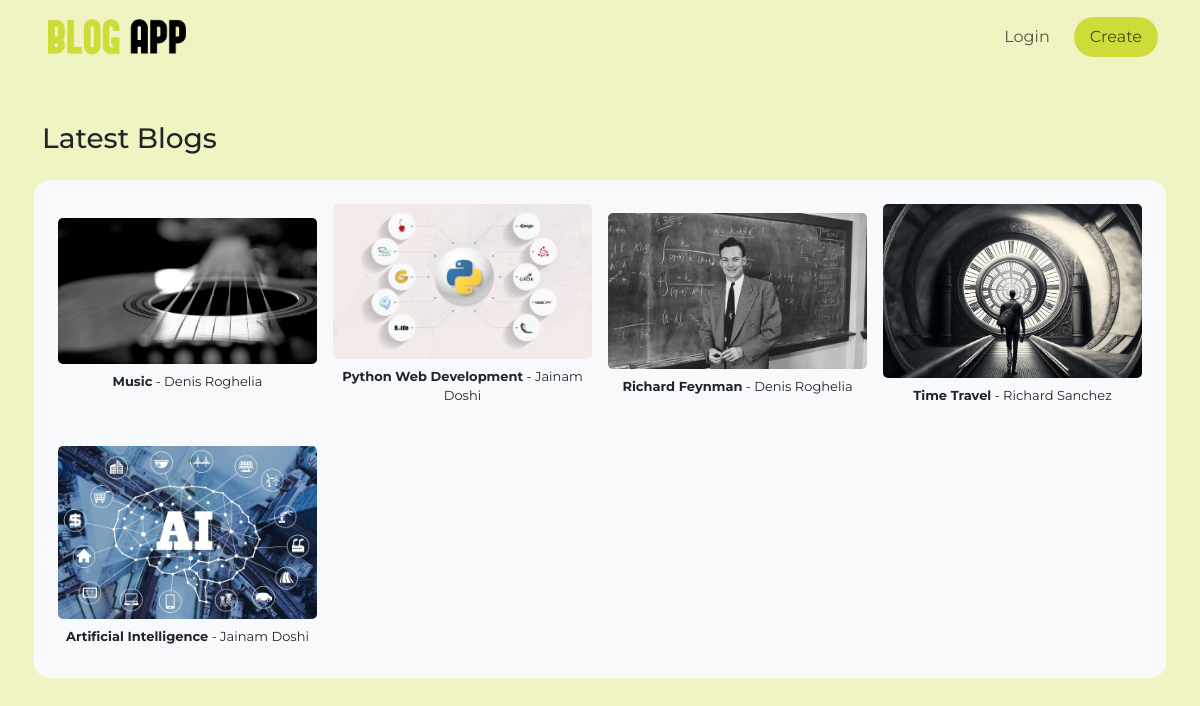
The app's page /blogs/ with its own data.
### blogs/models.py (models this page shows, shortened)
class Blog(models.Model):
	id    = models.AutoField(primary_key=True)
	user  = models.ForeignKey(User, on_delete=models.CASCADE)
	cover = models.ImageField(upload_to="uploads/")
	title = models.CharField(max_length=50)
	pub_date = models.DateField(auto_now=True)
	body  = models.TextField()
	def get_latest_blogs():
		return Blog.objects.order_by('-pub_date')[:12]

class User(models.Model):
	id    = models.AutoField(primary_key=True)
	fname = models.CharField(max_length=20)
	lname = models.CharField(max_length=20)
	username = models.CharField(max_length=20)
	email = models.EmailField()
	about = models.TextField()
	password = models.CharField(max_length=16)

### blogs/views.py (the view)
# urls.py: path('', include('blogs.urls')),
def blogs(request):
	context = {
		'blogs': Blog.get_latest_blogs(),
	}
	return render(request, "blogs.html", context)

### blogs/templates/blogs.html (shortened to what this page needs)
{% extends 'base.html' %}
{% load static %}
{% block content %}
<h3>Latest Blogs</h3>
<div class="row my-4 g-3 align-items-center bg-light rounded-4 p-2 px-3">
	{% for blog in blogs %}
	<div class="col-6 col-md-4 col-lg-3">
		<div class="card border-0" style="background-color: transparent;">
		  <img class="card-img" src="{{ blog.cover.url }}">
		  <div class="card-body p-2">
		    <p class="card-text text-center" style="font-size: small;"><b>{{ blog.title }}</b> - {{ blog.user.fname }} {{ blog.user.lname }}</p>
		  </div>
		</div>
	</div>
	{% endfor %}
</div>
{% endblock %}

### blogs/templates/base.html (shortened to what this page needs)
{% load static %}
<!DOCTYPE html>
<html>
<head>
	<link href="https://cdn.jsdelivr.net/npm/bootstrap@5.3.0/dist/css/bootstrap.min.css" rel="stylesheet">
</head>
<body style="font-family: 'Montserrat', 'Roboto', 'Verdana'; background-color: #f0f4c3;">
	<div style="min-height: 100vh;">
		<nav class="navbar navbar-expand-lg navbar-light">
		  <div class="container">
		    <a class="navbar-brand" href="/"><img src="{% static 'logo.png' %}" style="height: 48px;"></a>
		    <div class="collapse navbar-collapse" id="navbarNav">
		      <ul class="ms-auto navbar-nav gap-3">
		        <li class="nav-item">
		          <a href="/login" class="nav-link">Login</a>
		        </li>
		        <li class="nav-item">
		          <a href="/create" class="nav-link rounded-pill px-3" style="background-color: #cddc39;">Create</a>
		        </li>
		      </ul>
		    </div>
		  </div>
		</nav>
		<div class="container my-5">
			{% block content %}{% endblock %}
		</div>
	</div>
</body>
</html>

### records on screen
Blog: cover (picture), title "Music", user.fname "Denis", user.lname "Roghelia"
Blog: cover (picture), title "Python Web Development", user.fname "Jainam", user.lname "Doshi"
Blog: cover (picture), title "Richard Feynman", user.fname "Denis", user.lname "Roghelia"
Blog: cover (picture), title "Time Travel", user.fname "Richard", user.lname "Sanchez"
Blog: cover (picture), title "Artificial Intelligence", user.fname "Jainam", user.lname "Doshi"
